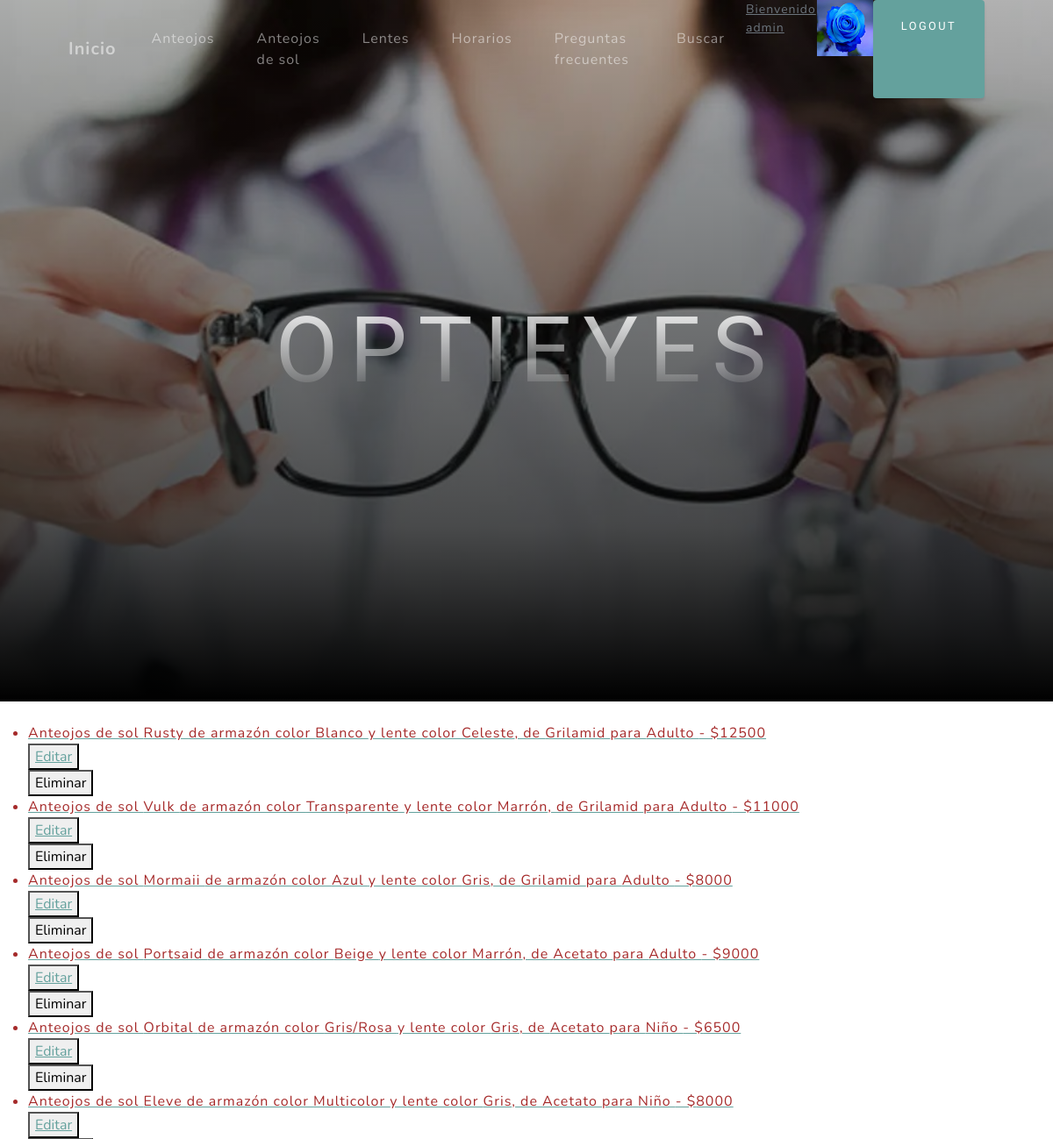
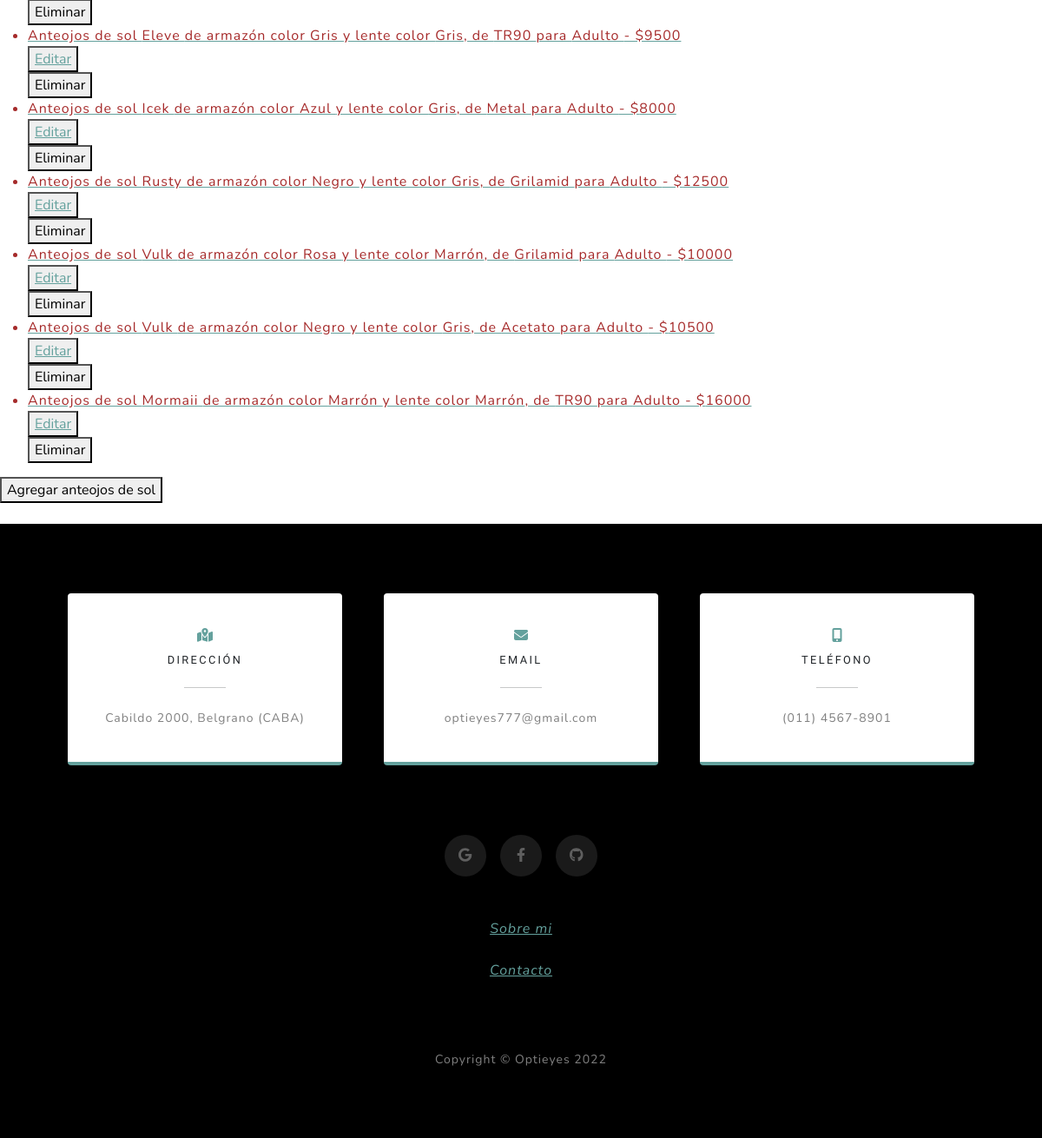
Page /app1/anteojos-de-sol/ (signed in) on the committed database (2 pictures, top to bottom).
### App1/models.py (models this page shows, shortened)
class Avatar(models.Model):
    user = models.OneToOneField(User, on_delete=models.CASCADE)
    imagen = models.ImageField(upload_to=user_path, default='avatares/default.jpg')

class Lentes_Sol(models.Model):
    marca = models.CharField(max_length=30)
    color_armazon = models.CharField(max_length=30)
    color_lente = models.CharField(max_length=30)
    material = models.CharField(max_length=30)
    tamagno = models.CharField(max_length=30)
    precio = models.IntegerField()
    codigo = models.IntegerField()
    foto = models.ImageField(upload_to='imagenes/', null=True, blank=True)
    medidas = models.CharField(max_length=30, default="-")
    tipo = models.CharField(max_length=30, default="-")
    peso = models.CharField(max_length=30, default="-")
    polarizado = models.CharField(max_length=20, default="-")
    antireflejo = models.CharField(max_length=20, default="-")
    estilo = models.CharField(max_length=30, default="-")
    fecha = models.DateField(auto_now=False, auto_now_add=False, default="1111-11-11")

### App1/views.py (the view)
# urls.py: path('anteojos-de-sol/', anteojos_sol, name="Anteojos_Sol"),
@staff_member_required(login_url="/app1/acceso-denegado")
def anteojos_sol(request):
    lista = Lentes_Sol.objects.all()
    return render(request, "anteojos-sol.html", {"anteojos_sol": lista})

### App1/templates/anteojos-sol.html (shortened to what this page needs)
{% extends 'padre.html' %}
{% load static %}
{% block contenido %}
<br>
<ul>
    {% for lentesol in anteojos_sol %}
    <a href="{% url 'Detalle_Lente_Sol' lentesol.id %}">
        <li style="color: brown">Anteojos de sol {{lentesol.marca}} de armazón color {{lentesol.color_armazon}} y lente color {{lentesol.color_lente}}, de {{lentesol.material}} para {{lentesol.tamagno}} - ${{lentesol.precio}}</li>
    </a>
        <div>
            <button>
                <a href="{% url 'Editar_Soles' lentesol.id %}">Editar</a>
            </button>
            <form action="{% url 'Elimina_Sol' lentesol.id %}" method="POST" onclick="return confirm('¿Seguro que quiere eliminar?')"Delete>{% csrf_token %}
                <button type="submit"> Eliminar </button>
            </form>
        </div>
    {% endfor %}
</ul>
<a href="{% url 'Sol_Formulario' %}"><button>Agregar anteojos de sol</button></a>
<br>
<br>
{% endblock contenido %}

### App1/templates/padre.html (shortened to what this page needs)
<!DOCTYPE html>
<html lang="en">
    <head>
        {% load static %}
        <link href="{% static 'css/styles.css' %}" rel="stylesheet" />
    </head>
    <body id="page-top">
        <nav class="navbar navbar-expand-lg navbar-light fixed-top" id="mainNav">
            <div class="container px-4 px-lg-5">
                <a class="navbar-brand" href="{% url 'Inicio' %}">Inicio</a>
                <div class="collapse navbar-collapse" id="navbarResponsive">
                    <ul class="navbar-nav ms-auto">
                        {% if request.user.is_staff %}
                            <li class="nav-item"><a class="nav-link" href="{% url 'Armazones' %}">Anteojos</a></li>
                            <li class="nav-item"><a class="nav-link" href="{% url 'Anteojos_Sol' %}">Anteojos de sol</a></li>
                            <li class="nav-item"><a class="nav-link" href="{% url 'Lentes' %}">Lentes</a></li>
                        {% else %}
                            <li class="nav-item"><a class="nav-link" href="{% url 'Lista_Armazones' %}">Anteojos</a></li>
                            <li class="nav-item"><a class="nav-link" href="{% url 'Lista_Lentes_Sol' %}">Anteojos de sol</a></li>
                            <li class="nav-item"><a class="nav-link" href="{% url 'Lista_Lentes' %}">Lentes</a></li>
                        {% endif %}
                        <li class="nav-item"><a class="nav-link" href="{% url 'Horarios' %}">Horarios</a></li>
                        <li class="nav-item"><a class="nav-link" href="{% url 'Preguntas' %}">Preguntas frecuentes</a></li>
                        <li class="nav-item"><a class="nav-link" href="{% url 'Busqueda' %}">Buscar</a></li>
                        {% if request.user.is_authenticated %}
                            <a class="text-muted small mb-4 mb-lg-0" href="{% url 'Editar_Perfil' %}">Bienvenido {{user.username}}</a>
                            <a href="{% url 'Cambiar_Avatar' %}"><img class="imagen" src="{{ request.user.avatar.imagen.url }}"></a>
                            <a class="btn btn-primary" href="{% url 'Logout' %}">Logout</a>
                        {% else %}
                            <a class="btn btn-primary" href="{% url 'Login' %}">Login</a>
                            <a class="btn btn-primary" href="{% url 'Registrar' %}">Registrarse</a>
                        {% endif %}
                    </ul>
                </div>
            </div>
        </nav>
        <header class="masthead">
            <div class="container px-4 px-lg-5 d-flex h-100 align-items-center justify-content-center">
                <div class="d-flex justify-content-center">
                    <div class="text-center">
                        <h1 class="mx-auto my-0 text-uppercase">Optieyes</h1>
                    </div>
                </div>
            </div>
        </header>
        {% block contenido %}
        {% endblock contenido %}
        <section class="contact-section bg-black">
            <div class="container px-4 px-lg-5">
                <div class="row gx-4 gx-lg-5">
                    <div class="col-md-4 mb-3 mb-md-0">
                        <div class="card py-4 h-100">
                            <div class="card-body text-center">
                                <i class="fas fa-map-marked-alt text-primary mb-2"></i>
                                <h4 class="text-uppercase m-0">Dirección</h4>
                                <hr class="my-4 mx-auto" />
                                <div class="small text-black-50">Cabildo 2000, Belgrano (CABA)</div>
                            </div>
                        </div>
                    </div>
                    <div class="col-md-4 mb-3 mb-md-0">
                        <div class="card py-4 h-100">
                            <div class="card-body text-center">
                                <i class="fas fa-envelope text-primary mb-2"></i>
                                <h4 class="text-uppercase m-0">Email</h4>
                                <hr class="my-4 mx-auto" />
                                <div class="small text-black-50">optieyes777@gmail.com</div>
                            </div>
                        </div>
                    </div>
                    <div class="col-md-4 mb-3 mb-md-0">
                        <div class="card py-4 h-100">
                            <div class="card-body text-center">
                                <i class="fas fa-mobile-alt text-primary mb-2"></i>
                                <h4 class="text-uppercase m-0">Teléfono</h4>
                                <hr class="my-4 mx-auto" />
                                <div class="small text-black-50">(011) 4567-8901</div>
                            </div>
                        </div>
                    </div>
                </div>
                <div class="social d-flex justify-content-center">
                    <a class="mx-2" href="{% url 'Sin_Paginas' %}"><i class="fab fa-google"></i></a>
                    <a class="mx-2" href="{% url 'Sin_Paginas' %}"><i class="fab fa-facebook-f"></i></a>
                    <a class="mx-2" href="https://github.com/joeldj1990"><i class="fab fa-github"></i></a>
                </div>
                <br>
                <br>
                <div class="container px-4 px-lg-5 d-flex h-100 align-items-center justify-content-center">
                    <a class="mx-2" href="{% url 'About' %}"><i class="nav-item">Sobre mi</i></a>
                </div>
                <br>
                <div class="container px-4 px-lg-5 d-flex h-100 align-items-center justify-content-center">
                    <a class="mx-2" href="{% url 'Contacto' %}"><i class="nav-item">Contacto</i></a>
                </div>
            </div>
        </section>
        <footer class="footer bg-black small text-center text-white-50"><div class="container px-4 px-lg-5">Copyright &copy; Optieyes 2022</div></footer>
    </body>
</html>

### rows in the picture
Lentes_Sol: marca "Rusty", color_armazon "Blanco", color_lente "Celeste", material "Grilamid", tamagno "Adulto", precio "12500"
Lentes_Sol: marca "Vulk", color_armazon "Transparente", color_lente "Marrón", material "Grilamid", tamagno "Adulto", precio "11000"
Lentes_Sol: marca "Mormaii", color_armazon "Azul", color_lente "Gris", material "Grilamid", tamagno "Adulto", precio "8000"
Lentes_Sol: marca "Portsaid", color_armazon "Beige", color_lente "Marrón", material "Acetato", tamagno "Adulto", precio "9000"
Lentes_Sol: marca "Orbital", color_armazon "Gris/Rosa", color_lente "Gris", material "Acetato", tamagno "Niño", precio "6500"
Lentes_Sol: marca "Eleve", color_armazon "Multicolor", color_lente "Gris", material "Acetato", tamagno "Niño", precio "8000"
Lentes_Sol: marca "Eleve", color_armazon "Gris", color_lente "Gris", material "TR90", tamagno "Adulto", precio "9500"
Lentes_Sol: marca "Icek", color_armazon "Azul", color_lente "Gris", material "Metal", tamagno "Adulto", precio "8000"
Lentes_Sol: marca "Rusty", color_armazon "Negro", color_lente "Gris", material "Grilamid", tamagno "Adulto", precio "12500"
Lentes_Sol: marca "Vulk", color_armazon "Rosa", color_lente "Marrón", material "Grilamid", tamagno "Adulto", precio "10000"
Lentes_Sol: marca "Vulk", color_armazon "Negro", color_lente "Gris", material "Acetato", tamagno "Adulto", precio "10500"
Lentes_Sol: marca "Mormaii", color_armazon "Marrón", color_lente "Marrón", material "TR90", tamagno "Adulto", precio "16000"

### other values in the picture
{{ user.username }} "admin"
